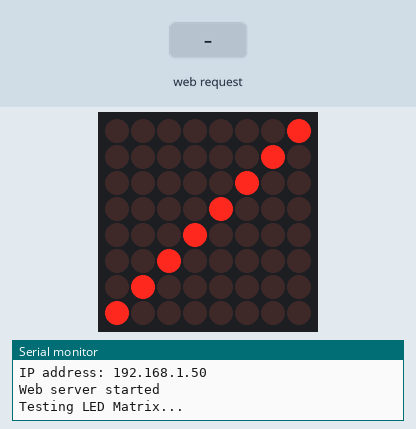
The sketch below on a simulated ESP32. On the bench: 8×8 LED matrix, the last lines printed to the serial monitor. Wiring (inferred from the names in the program): MAX7219 LED driver (orientation assumed): CS GPIO 5. The inputs (shaded band) are chosen by the test bench. WiFi joins after 1.5 s; servers stay silent unless stated.

Above: at 3.5 s.
5.9 s: HTTP request GET /set?row=1&col=1&state=1 received
At 7.0 s:
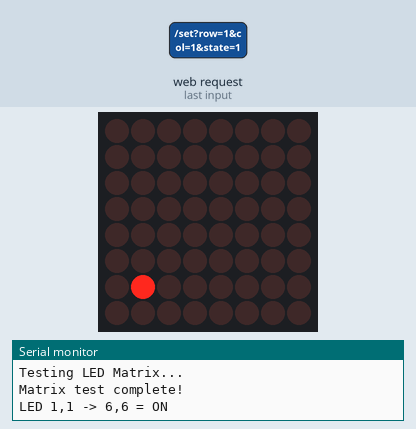
7.4 s: HTTP request GET /clear received
At 8.1 s:
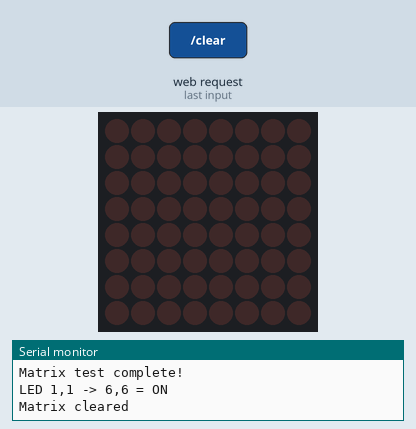
Timing chart, 0 to 10.4 s (numbered marks = the images above; inputs shaded):
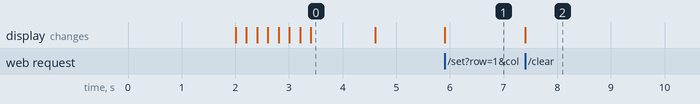

The sketch:

led_dance.ino
```cpp
#include <WiFi.h>
#include <WebServer.h>
#include <SPI.h>

// WiFi credentials
const char* ssid = "YOUR_WIFI_NAME";
const char* password = "YOUR_WIFI_PASSWORD";

// LED Matrix pins
const int CS_PIN = 5;

WebServer server(80);

// MAX7219 registers
const int MAX7219_REG_NOOP = 0x00;
const int MAX7219_REG_DIGIT0 = 0x01;
const int MAX7219_REG_DIGIT1 = 0x02;
const int MAX7219_REG_DIGIT2 = 0x03;
const int MAX7219_REG_DIGIT3 = 0x04;
const int MAX7219_REG_DIGIT4 = 0x05;
const int MAX7219_REG_DIGIT5 = 0x06;
const int MAX7219_REG_DIGIT6 = 0x07;
const int MAX7219_REG_DIGIT7 = 0x08;
const int MAX7219_REG_DECODEMODE = 0x09;
const int MAX7219_REG_INTENSITY = 0x0A;
const int MAX7219_REG_SCANLIMIT = 0x0B;
const int MAX7219_REG_SHUTDOWN = 0x0C;
const int MAX7219_REG_DISPLAYTEST = 0x0F;

// 8x8 LED matrix state
byte matrix[8] = {0};

void setup() {
  Serial.begin(115200);

  // Initialize SPI
  SPI.begin();
  pinMode(CS_PIN, OUTPUT);
  digitalWrite(CS_PIN, HIGH);

  // Initialize MAX7219
  initMatrix();

  // Connect to WiFi
  WiFi.begin(ssid, password);
  while (WiFi.status() != WL_CONNECTED) {
    delay(1000);
    Serial.println("Connecting to WiFi...");
  }

  Serial.println("WiFi connected!");
  Serial.print("IP address: ");
  Serial.println(WiFi.localIP());

  // Web server routes
  server.on("/", handleRoot);
  server.on("/set", handleSetLED);
  server.on("/clear", handleClear);
  server.on("/pattern", handlePattern);
  server.enableCORS(true);

  server.begin();
  Serial.println("Web server started");

  // Test pattern
  testMatrix();
}

void loop() {
  server.handleClient();
}

void sendToMatrix(int reg, int data) {
  digitalWrite(CS_PIN, LOW);
  SPI.transfer(reg);
  SPI.transfer(data);
  digitalWrite(CS_PIN, HIGH);
}

void initMatrix() {
  // Initialize MAX7219
  sendToMatrix(MAX7219_REG_SHUTDOWN, 0x01);      // Exit shutdown mode
  sendToMatrix(MAX7219_REG_DISPLAYTEST, 0x00);   // Disable display test
  sendToMatrix(MAX7219_REG_DECODEMODE, 0x00);    // No decode mode
  sendToMatrix(MAX7219_REG_SCANLIMIT, 0x07);     // Scan all 8 digits
  sendToMatrix(MAX7219_REG_INTENSITY, 0x08);     // Set brightness (0-15)

  // Clear display
  for (int i = 0; i < 8; i++) {
    sendToMatrix(MAX7219_REG_DIGIT0 + i, 0x00);
    matrix[i] = 0;
  }
}

void testMatrix() {
  // Simple test pattern
  Serial.println("Testing LED Matrix...");

  // Light up diagonal
  for (int i = 0; i < 8; i++) {
    matrix[i] = 1 << i;
    sendToMatrix(MAX7219_REG_DIGIT0 + i, matrix[i]);
    delay(200);
  }

  delay(1000);

  // Clear
  for (int i = 0; i < 8; i++) {
    matrix[i] = 0;
    sendToMatrix(MAX7219_REG_DIGIT0 + i, 0);
  }

  Serial.println("Matrix test complete!");
}

void handleRoot() {
  String html = "<!DOCTYPE html><html><head><title>ESP32 LED Matrix</title></head><body>";
  html += "<h1>ESP32 LED Matrix Controller</h1>";
  html += "<p>Matrix is ready!</p>";
  html += "<p>Use the web interface to control LEDs</p>";
  html += "</body></html>";
  server.send(200, "text/html", html);
}

void handleSetLED() {
  if (server.hasArg("row") && server.hasArg("col") && server.hasArg("state")) {
    int row = server.arg("row").toInt();
    int col = server.arg("col").toInt();
    bool state = server.arg("state").toInt();

    if (row >= 0 && row < 8 && col >= 0 && col < 8) {
      // Fix orientation - flip both row and column
      int actualRow = 7 - row;  // Vertical flip
      int actualCol = 7 - col;  // Horizontal flip

      if (state) {
        matrix[actualRow] |= (1 << actualCol);
      } else {
        matrix[actualRow] &= ~(1 << actualCol);
      }
      sendToMatrix(MAX7219_REG_DIGIT0 + actualRow, matrix[actualRow]);
      server.send(200, "text/plain", "OK");

      Serial.print("LED ");
      Serial.print(row);
      Serial.print(",");
      Serial.print(col);
      Serial.print(" -> ");
      Serial.print(actualRow);
      Serial.print(",");
      Serial.print(actualCol);
      Serial.print(" = ");
      Serial.println(state ? "ON" : "OFF");
    } else {
      server.send(400, "text/plain", "Invalid coordinates");
    }
  } else {
    server.send(400, "text/plain", "Missing parameters");
  }
}

void handleClear() {
  for (int i = 0; i < 8; i++) {
    matrix[i] = 0;
    sendToMatrix(MAX7219_REG_DIGIT0 + i, 0);
  }
  server.send(200, "text/plain", "Cleared");
  Serial.println("Matrix cleared");
}

void handlePattern() {
  if (server.hasArg("data")) {
    String data = server.arg("data");

    for (int row = 0; row < 8; row++) {
      matrix[row] = 0;
      for (int col = 0; col < 8; col++) {
        int index = row * 8 + col;
        if (index < data.length() && data[index] == '1') {
          matrix[row] |= (1 << col);
        }
      }
      sendToMatrix(MAX7219_REG_DIGIT0 + row, matrix[row]);
    }
    server.send(200, "text/plain", "Pattern set");
    Serial.println("Pattern updated");
  } else {
    server.send(400, "text/plain", "No pattern data");
  }
}
```

Measured:
- after the input at 5.9 s, the display: changes at once (image 1)
- after the input at 7.4 s, the display: changes at once (image 2)
- what the display in image 0 shows lasts 1.2 s, from 3.4 s to 4.6 s
